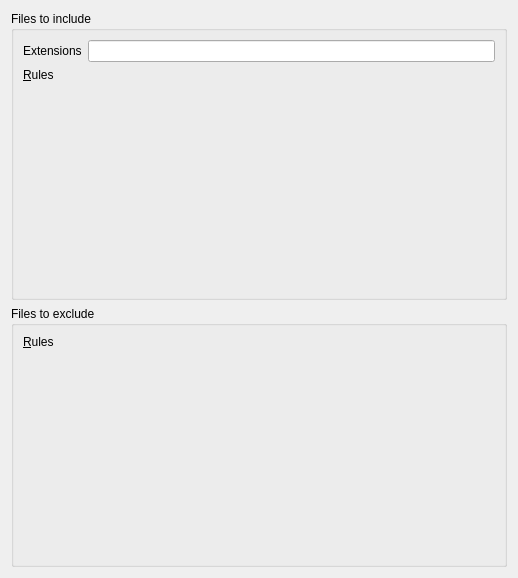
<?xml version="1.0" encoding="UTF-8"?>
<ui version="4.0">
 <class>ProjectFilesWidget</class>
 <widget class="QWidget" name="ProjectFilesWidget">
  <property name="geometry">
   <rect>
    <x>0</x>
    <y>0</y>
    <width>518</width>
    <height>576</height>
   </rect>
  </property>
  <property name="windowTitle">
   <string>Form</string>
  </property>
  <layout class="QVBoxLayout" name="verticalLayout">
   <item>
    <widget class="QGroupBox" name="groupBox">
     <property name="title">
      <string>Files to include</string>
     </property>
     <layout class="QGridLayout" name="gridLayout">
      <item row="0" column="0">
       <widget class="QLabel" name="label">
        <property name="text">
         <string>Extensions</string>
        </property>
        <property name="buddy">
         <cstring>extensions</cstring>
        </property>
       </widget>
      </item>
      <item row="0" column="1">
       <widget class="KLineEdit" name="extensions"/>
      </item>
      <item row="1" column="0">
       <widget class="QLabel" name="label_2">
        <property name="sizePolicy">
         <sizepolicy hsizetype="Preferred" vsizetype="Fixed">
          <horstretch>0</horstretch>
          <verstretch>0</verstretch>
         </sizepolicy>
        </property>
        <property name="text">
         <string>&amp;Rules</string>
        </property>
        <property name="buddy">
         <cstring>include_rules</cstring>
        </property>
       </widget>
      </item>
      <item row="2" column="0" colspan="2">
       <widget class="Ruber::ProjectFilesRuleChooser" name="include_rules" native="true">
        <property name="minimumSize">
         <size>
          <width>350</width>
          <height>200</height>
         </size>
        </property>
        <property name="focusPolicy">
         <enum>Qt::StrongFocus</enum>
        </property>
       </widget>
      </item>
     </layout>
    </widget>
   </item>
   <item>
    <widget class="QGroupBox" name="groupBox_2">
     <property name="title">
      <string>Files to exclude</string>
     </property>
     <layout class="QGridLayout" name="gridLayout_2">
      <item row="0" column="0">
       <widget class="QLabel" name="label_3">
        <property name="sizePolicy">
         <sizepolicy hsizetype="Preferred" vsizetype="Fixed">
          <horstretch>0</horstretch>
          <verstretch>0</verstretch>
         </sizepolicy>
        </property>
        <property name="text">
         <string>&amp;Rules</string>
        </property>
        <property name="buddy">
         <cstring>include_rules</cstring>
        </property>
       </widget>
      </item>
      <item row="1" column="0">
       <widget class="Ruber::ProjectFilesRuleChooser" name="exclude_rules" native="true">
        <property name="minimumSize">
         <size>
          <width>350</width>
          <height>200</height>
         </size>
        </property>
        <property name="focusPolicy">
         <enum>Qt::StrongFocus</enum>
        </property>
       </widget>
      </item>
     </layout>
    </widget>
   </item>
  </layout>
 </widget>
 <customwidgets>
  <customwidget>
   <class>KLineEdit</class>
   <extends>QLineEdit</extends>
   <header>klineedit.h</header>
  </customwidget>
  <customwidget>
   <class>Ruber::ProjectFilesRuleChooser</class>
   <extends>QWidget</extends>
   <header>ruber_projectfilesrulechooser.h</header>
   <container>1</container>
  </customwidget>
 </customwidgets>
 <resources/>
 <connections/>
</ui>
